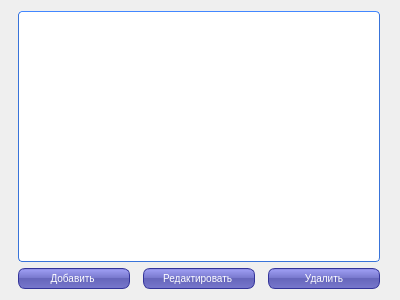
<?xml version="1.0" encoding="UTF-8"?>
<ui version="4.0">
 <class>inspectionFrm</class>
 <widget class="QDialog" name="inspectionFrm">
  <property name="geometry">
   <rect>
    <x>0</x>
    <y>0</y>
    <width>400</width>
    <height>300</height>
   </rect>
  </property>
  <property name="windowTitle">
   <string>inspectionFrm</string>
  </property>
  <property name="styleSheet">
   <string notr="true">QPushButton {
color: white;
background-color: QLinearGradient( x1: 0, y1: 0, x2: 0, y2: 1, stop: 0 #88d, stop: 0.1 #99e, stop: 0.49 #77c, stop: 0.5 #66b, stop: 1 #77c);
border-width: 1px;
border-color: #339;
border-style: solid;
border-radius: 7;
padding: 3px;
font-size: 10px;
padding-left: 5px;
padding-right: 5px;
min-width: 100px;
max-width: 100px;
min-height: 13px;
max-height: 13px;
}
QHeaderView {
    background-color: #fff;
    font-size:11px;
}
QHeaderView::section:horizontal {
    color: #fff;
    border-style: solid;
    background-color: qlineargradient( x1: 0, y1: 0, x2: 0, y2: 1,
                                        stop: 0 #4287ff, stop: 1 #356ccc);
 }
QTableView {
    border: 1px solid #3873d9;
    border-top-color: #4287ff;
    border-radius: 4px;
    background-color: #fff;
    background-image: url(:/img/other/background.png);
    gridline-color: #777;
    selection-background-color: rgb(235,110,36);
    color:#333;
    font-size:11px;
 }

QScrollBar:vertical {
     background: #e4e4e4;
     border-top-right-radius: 4px;
     border-bottom-right-radius: 4px;
     width: 12px;
     margin: 0px;
 }
 QScrollBar::handle:vertical {
    background-color: qlineargradient( x1: 0, y1: 0, x2: 1, y2: 0,
                                    stop: 0 #4287ff, stop: 1 #356ccc);
     border-radius: 4px;
     min-height: 20px;
     margin: 0px 2px 0px 2px;
 }
 QScrollBar::add-line:vertical {
     background: none;
     height: 0px;
     subcontrol-position: right;
     subcontrol-origin: margin;
 }
 QScrollBar::sub-line:vertical {
     background: none;
     height: 0px;
     subcontrol-position: left;
     subcontrol-origin: margin;
 }

QMessageBox QPushButton {
color: white;
background-color: QLinearGradient( x1: 0, y1: 0, x2: 0, y2: 1, stop: 0 #88d, stop: 0.1 #99e, stop: 0.49 #77c, stop: 0.5 #66b, stop: 1 #77c);
border-width: 1px;
border-color: #339;
border-style: solid;
border-radius: 7;
padding: 3px;
font-size: 10px;
padding-left: 5px;
padding-right: 5px;
min-width: 50px;
max-width: 50px;
min-height: 13px;
max-height: 13px;
}
</string>
  </property>
  <layout class="QGridLayout" name="gridLayout">
   <item row="0" column="0" colspan="3">
    <widget class="QTableView" name="tableView"/>
   </item>
   <item row="1" column="0">
    <widget class="QPushButton" name="pushButton_Add">
     <property name="text">
      <string>Добавить </string>
     </property>
    </widget>
   </item>
   <item row="1" column="1">
    <widget class="QPushButton" name="pushButton_Edit">
     <property name="text">
      <string>Редактировать </string>
     </property>
    </widget>
   </item>
   <item row="1" column="2">
    <widget class="QPushButton" name="pushButton_Remove">
     <property name="text">
      <string>Удалить</string>
     </property>
    </widget>
   </item>
  </layout>
 </widget>
 <resources/>
 <connections/>
</ui>
